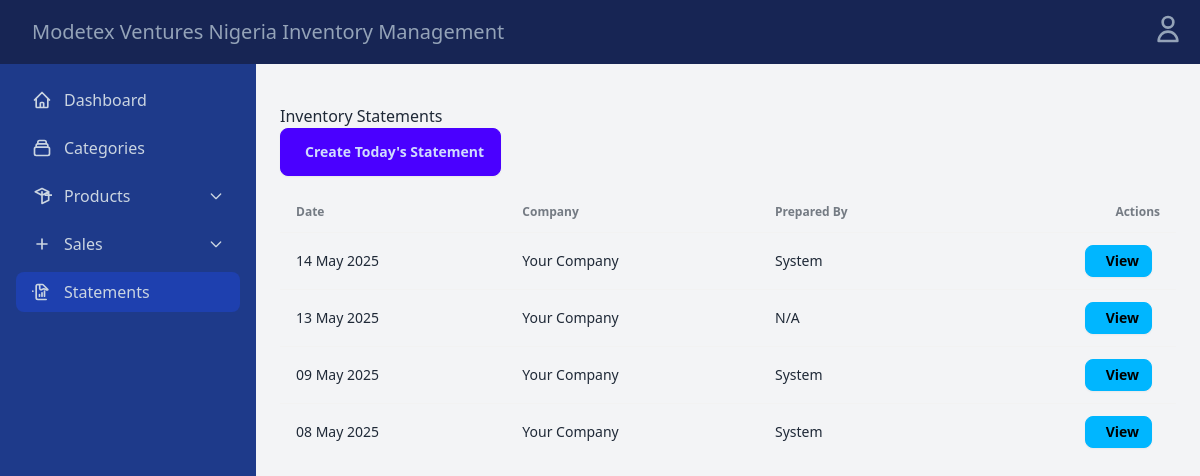
/statement/inventory/, run on the app's committed database.
### statement/models.py (models this page shows, shortened)
class InventoryStatement(models.Model):
    date = models.DateField(unique=True)
    company_name = models.CharField(max_length=200, blank=True, null=True)
    prepared_by = models.CharField(max_length=100, blank=True, null=True)
    notes = models.TextField(blank=True, null=True)
    total_income = models.DecimalField(max_digits=10, decimal_places=2, default=0)
    total_products_sold = models.PositiveIntegerField(default=0)
    total_products_in_stock = models.PositiveIntegerField(default=0)
    class Meta:
        ordering = ['-date']
        verbose_name = 'Inventory Statement'
        verbose_name_plural = 'Inventory Statements'
        constraints = [models.UniqueConstraint(fields=['date'], name='unique_daily_statement')]

### statement/views.py (the view)
# urls.py: path('inventory/', inventory_statement_list, name='inventory_statement_list'),
def inventory_statement_list(request):
    statements = InventoryStatement.objects.all()
    return render(request, 'statement/inventory_statement_list.html', {
        'statements': statements,
        'title': 'Inventory Statements'
    })

### templates/statement/inventory_statement_list.html (shortened to what this page needs)
{% extends "base.html" %}
{% block content %}
<div class="container mt-4">
    <div class="d-flex justify-content-between align-items-center mb-4">
        <h1>Inventory Statements</h1>
        <a href="{% url 'create_inventory_statement' %}" class="btn btn-primary">
             Create Today's Statement
        </a>
    </div>
    {% if statements %}
        <div class="table-responsive">
            <table class="table table-striped table-hover">
                <thead class="table-dark">
                    <tr>
                        <th scope="col">Date</th>
                        <th scope="col">Company</th>
                        <th scope="col">Prepared By</th>
                        <th scope="col" class="text-end">Actions</th>
                    </tr>
                </thead>
                <tbody>
                    {% for statement in statements %}
                    <tr>
                        <td>{{ statement.date|date:"d M Y" }}</td>
                        <td>{{ statement.company_name|default:"Your Company" }}</td>
                        <td>{{ statement.prepared_by|default:"N/A" }}</td>
                        <td class="text-end">
                            <a href="{% url 'inventory_statement_detail' statement_id=statement.id %}"
                               class="btn btn-sm btn-info me-2"
                               aria-label="View Statement">
                                 View
                            </a>
                        </td>
                    </tr>
                    {% endfor %}
                </tbody>
            </table>
        </div>
    {% else %}
        <div class="alert alert-info">
            <p>No inventory statements found. <a href="{% url 'create_inventory_statement' %}" class="alert-link">Create today's inventory statement</a>.</p>
        </div>
    {% endif %}
</div>
{% endblock %}

### data on the page
InventoryStatement: date "14 May 2025", company_name "Your Company", prepared_by "System"
InventoryStatement: date "13 May 2025", company_name "Your Company", prepared_by "N/A"
InventoryStatement: date "09 May 2025", company_name "Your Company", prepared_by "System"
InventoryStatement: date "08 May 2025", company_name "Your Company", prepared_by "System"
